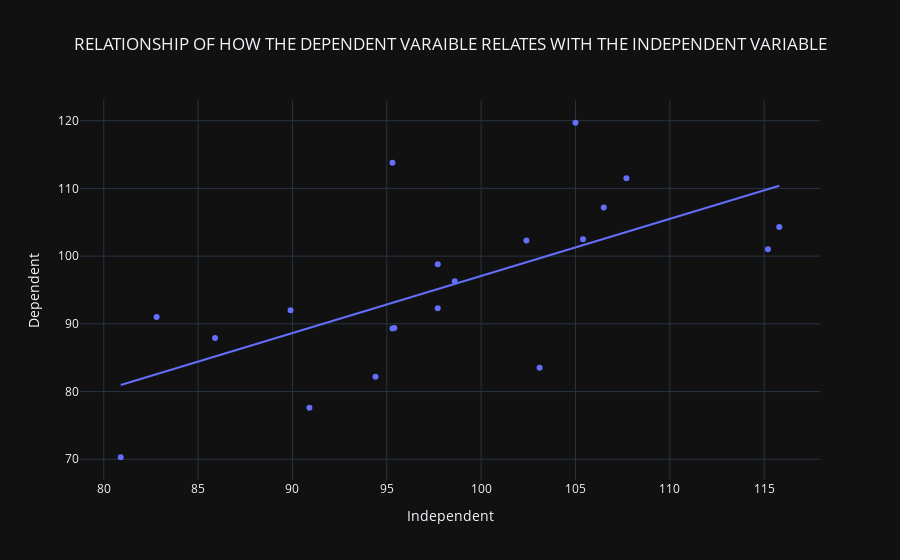

The code cell stored with this chart in its notebook:
### Markdown cell above
`visualize the data using a scatter plot`

### Code cell
fig = px.scatter( 
    df, 
    x='Independent', 
    y='Dependent', 
    title='RELATIONSHIP OF HOW THE DEPENDENT VARAIBLE RELATES WITH THE INDEPENDENT VARIABLE', 
    trendline='ols', 
    hover_data='Independent'
)

fig.update_layout(
    title={'x': 0.5, 'xanchor': 'center'}
)

fig.show()

### Figure 1 — Plotly figure (JSON) as saved in the notebook; plotly's stock layout.template omitted (floating-point values rounded to 4 significant figures)
{"data": [{"hovertemplate": "Independent=%{x}<br>Dependent=%{y}<extra></extra>", "legendgroup": "", "marker": {"color": "#636efa", "symbol": "circle"}, "mode": "markers", "name": "", "orientation": "v", "showlegend": false, "type": "scatter", "x": [105, 98.6, 106.5, 115.2, 97.7, 97.7, 115.8, 107.7, 95.3, 105.4, 95.4, 95.3, 102.4, 80.9, 82.8, 94.4, 89.9, 103.1, 90.9, 85.9], "xaxis": "x", "y": [119.7, 96.3, 107.2, 101, 92.3, 98.8, 104.3, 111.5, 89.3, 102.5, 89.4, 113.8, 102.3, 70.3, 91, 82.2, 92, 83.5, 77.6, 87.9], "yaxis": "y"}, {"hovertemplate": "<b>OLS trendline</b><br>Dependent = 0.843209 * Independent + 12.7618<br>R<sup>2</sup>=0.416856<br><br>Independent=%{x}<br>Dependent=%{y} <b>(trend)</b><extra></extra>", "legendgroup": "", "marker": {"color": "#636efa", "symbol": "circle"}, "mode": "lines", "name": "", "showlegend": false, "type": "scatter", "x": [80.9, 82.8, 85.9, 89.9, 90.9, 94.4, 95.3, 95.3, 95.4, 97.7, 97.7, 98.6, 102.4, 103.1, 105, 105.4, 106.5, 107.7, 115.2, 115.8], "xaxis": "x", "y": [80.98, 82.58, 85.19, 88.57, 89.41, 92.36, 93.12, 93.12, 93.2, 95.14, 95.14, 95.9, 99.11, 99.7, 101.3, 101.6, 102.6, 103.6, 109.9, 110.4], "yaxis": "y"}], "layout": {"legend": {"tracegroupgap": 0}, "title": {"text": "RELATIONSHIP OF HOW THE DEPENDENT VARAIBLE RELATES WITH THE INDEPENDENT VARIABLE", "x": 0.5, "xanchor": "center"}, "xaxis": {"anchor": "y", "domain": [0, 1], "title": {"text": "Independent"}}, "yaxis": {"anchor": "x", "domain": [0, 1], "title": {"text": "Dependent"}}}}
